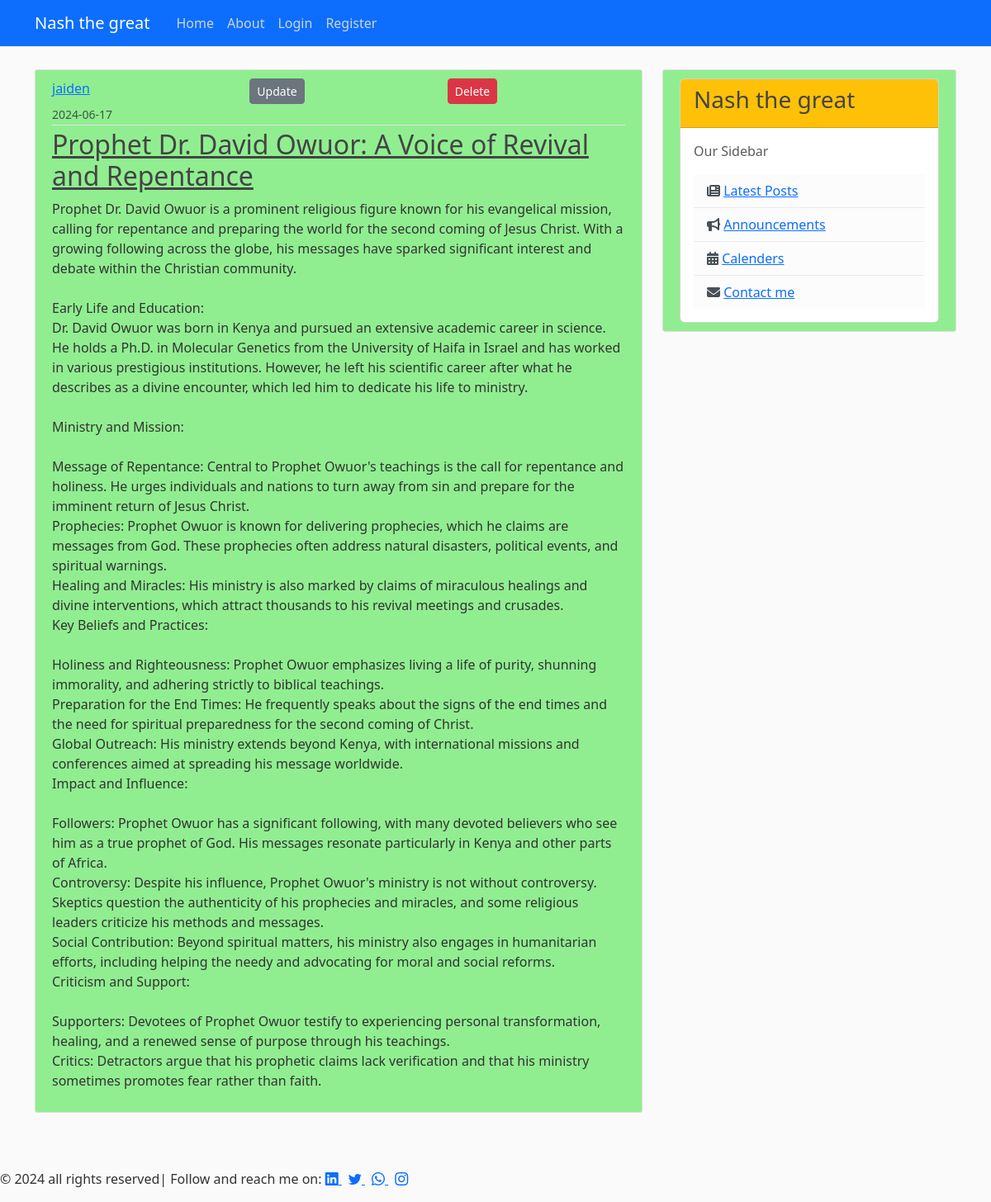
Screenshot of /post/8 with the database file from the repository.
### app/models.py (models this page shows, shortened)
class User(db.Model, UserMixin):
    id = db.Column(db.Integer, primary_key=True)
    username = db.Column(db.String(12), unique=True, nullable=False)
    email = db.Column(db.String(120), unique=True, nullable=False)
    image_file = db.Column(db.String(20), nullable=False, default='default.jpeg')
    password = db.Column(db.String(60), nullable=False)
    posts = db.relationship("Post", backref='author', lazy=True)

class Post(db.Model):
    id = db.Column(db.Integer, primary_key=True)
    title = db.Column(db.String(100), nullable=False)
    content = db.Column(db.Text, nullable=False)
    date_posted = db.Column(db.DateTime, nullable=False, default=datetime.utcnow)
    user_id = db.Column(db.Integer, db.ForeignKey('user.id'), nullable=False)

### app/route.py (the view)
@app.route("/post/<int:post_id>")
def post(post_id):
    post = Post.query.get_or_404(post_id)
    return render_template('post.html', title=post.title, post=post)

### app/templates/post.html (shortened to what this page needs)
{% extends 'base.html' %}
{% block content %}
<article class="media content-section">
  <div class="media-body">
    <div class="article-metadata">
      <div class="row">
        <div class="col-md-4">
          <a class="mr-2" href="{{ url_for('user_posts', username=post.author.username) }}">
            {{ post.author.username }}
          </a>
        </div>
        <div class="col-md-4">
          <a class="btn btn-secondary btn-sm updateclass" href="{{ url_for('update_post', post_id=post.id) }}">
            Update
          </a>
        </div>
        <div class="col-md-4">
          <button type="button" class="btn btn-danger btn-sm deleteclass" data-bs-toggle="modal" data-bs-target="#deleteModal">
            Delete
          </button>
        </div>
      </div>
      <small class="text-muted">{{ post.date_posted.strftime('%Y-%m-%d') }}</small>
    </div>
    <h2><a class="article-title" href="{{ url_for('post', post_id=post.id) }}">{{ post.title }}</a></h2>
    <p class="article-content">{{ post.content }}</p>
  </div>
</article>
{% endblock %}

### app/static/main.css (style rules this page uses)
body { background: #fafafa; color: #333333; margin-top: 5rem; }
h1, h2, h3, h4, h5, h6 { color: #444444; }
.content-section { background: lightgreen; padding: 10px 20px; border: 1px solid #dddddd; border-radius: 3px; margin-bottom: 20px; }
.article-title { color: #444444; }
.article-content { white-space: pre-line; }
.article-metadata { padding-bottom: 1px; margin-bottom: 4px; border-bottom: 1px solid #e3e3e3 }

### rows the page displays
User: author.username "jaiden"
Post: date_posted "2024-06-17", title "Prophet Dr. David Owuor: A Voice of Revival and Repentance", content "Prophet Dr. David Owuor is a prominent religious figure known for his evangelical mission, calling for repentance and preparing the world for the second coming of Jesus Christ. With a growing following across the globe, his messages have sparked significant interest and debate within the Christian community. Early Life and Education: Dr. David Owuor was born in Kenya and pursued an extensive academic career in science. He holds a Ph.D. in Molecular Genetics from the University of Haifa in Israel and has worked in various prestigious institutions. However, he left his scientific career after what he describes as a divine encounter, which led him to dedicate his life to ministry. Ministry and…"
